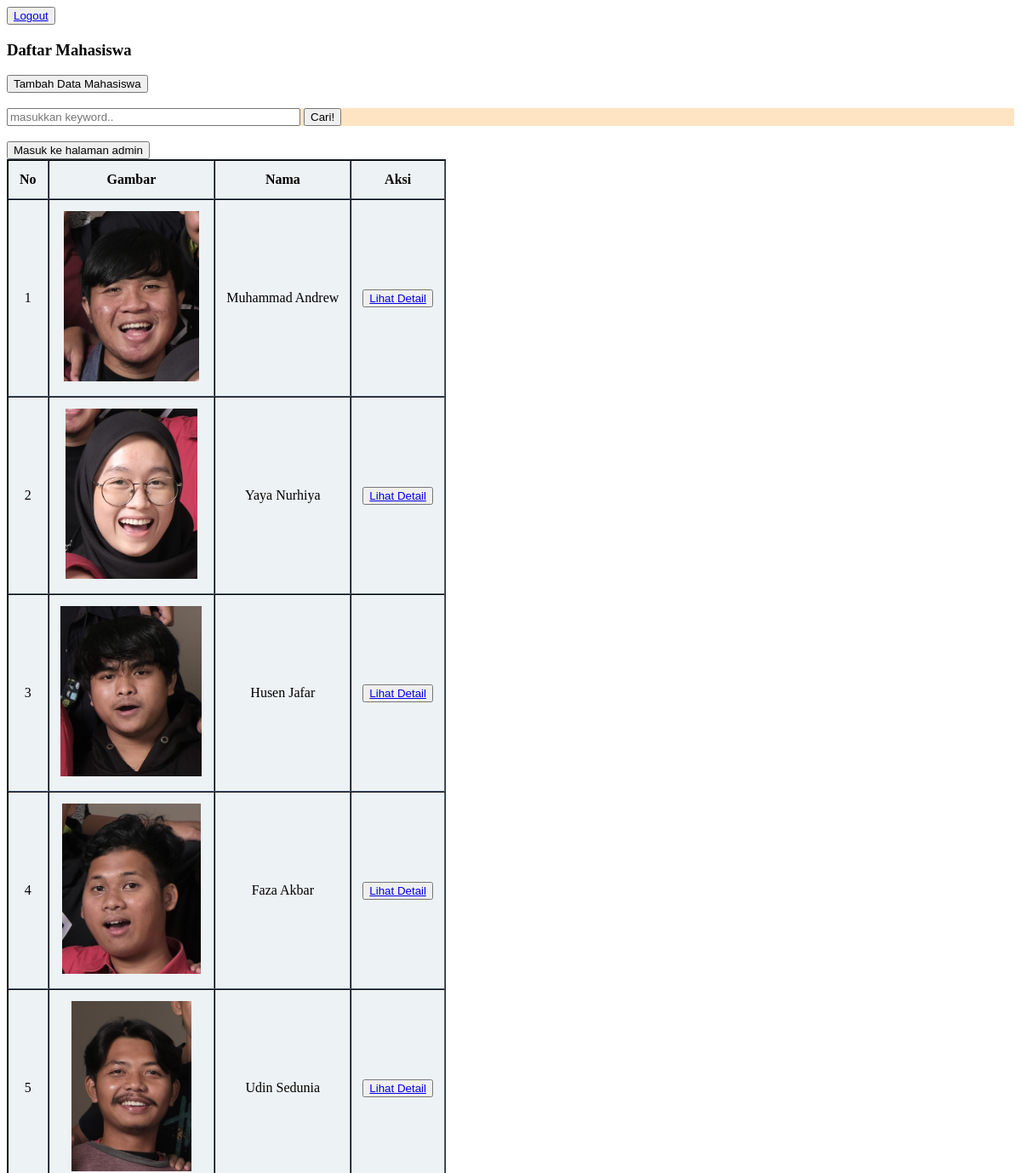
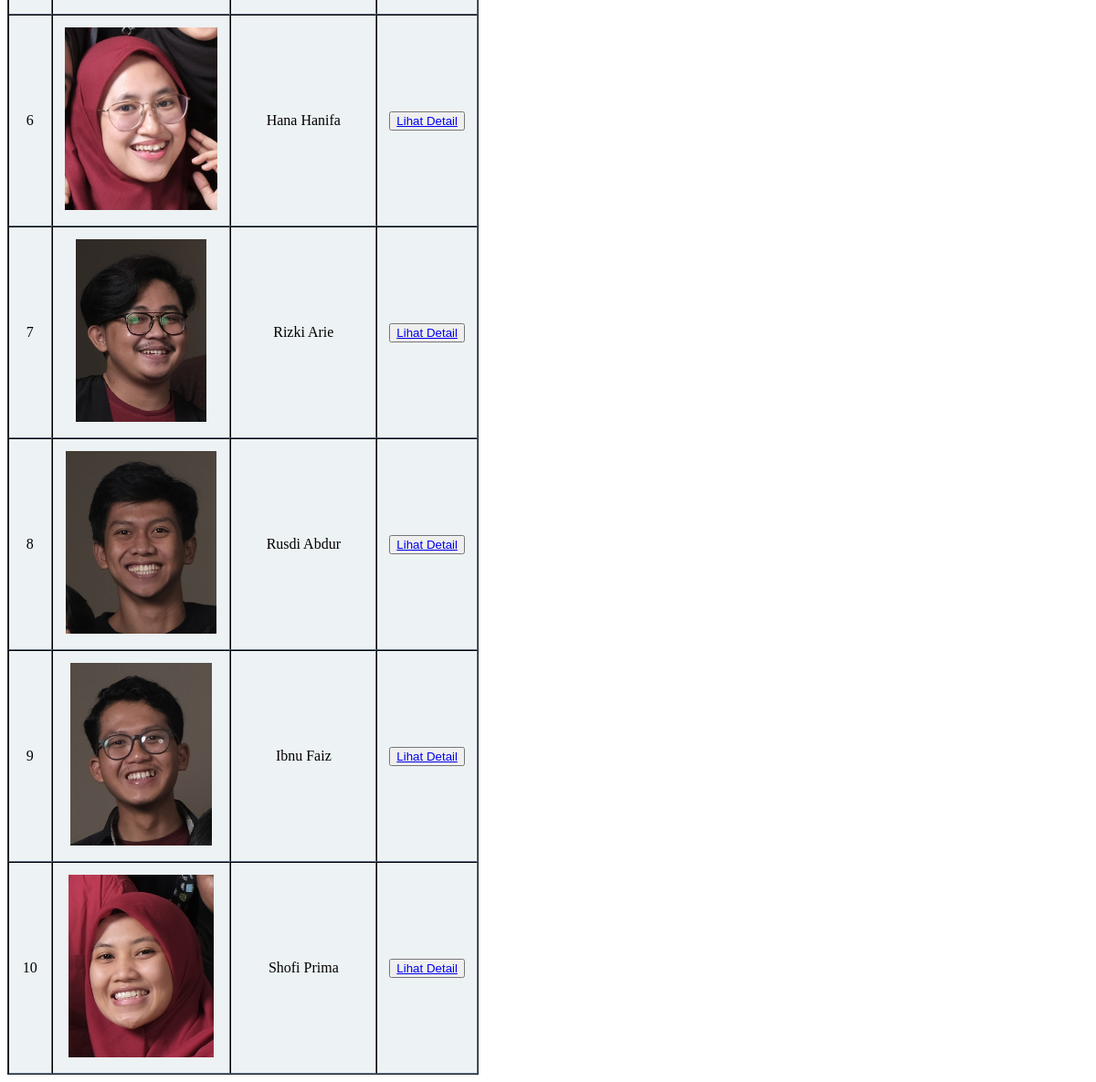
The page /index.php (signed in) on the database its author committed (2 pictures, top to bottom).
### tables this page shows
CREATE TABLE `mahasiswa` (
  `id` int(11) NOT NULL,
  `img` varchar(100) NOT NULL,
  `nrp` varchar(10) NOT NULL,
  `nama` varchar(100) NOT NULL,
  `email` varchar(100) NOT NULL,
  `jurusan` varchar(50) NOT NULL
);

### php/functions.php (called while the page is built, shortened)
<?php
function koneksi()
{
    return mysqli_connect("localhost", "root", "", "pw_tubes_203040159");
}
function query($query)
{
    $conn = koneksi();
    $result = mysqli_query($conn, $query);
    $rows = [];
    while ($row = mysqli_fetch_assoc($result)) {
        $rows[] = $row;
    }
    return $rows;
}

### index.php (the view, shortened to what this page needs)
<?php
require 'php/functions.php';
$mahasiswa = query("SELECT * FROM mahasiswa");
?>
<!DOCTYPE html>
<html lang="en">
<head>
  <link rel="stylesheet" href=" style.css">
</head>
<body>
  <button><a href="php/logout.php">Logout</a></button>
  <h3>Daftar Mahasiswa</h3>
  <button><a href="php/tambah.php" style="text-decoration: none; color: black;">Tambah Data Mahasiswa</a></button>
  <br>
  <br>
  <form action="" method="post">
    <input type="text" name="keyword" size="40" placeholder="masukkan keyword.." autocomplete="off" autofocus class="keyword">
    <button type="submit" name="cari" class="tombol-cari">Cari!</button>
  </form>
  <br>
  <div class="container">
  <button class="btn btn-info"><a href="php/login.php" style="text-decoration: none; color: black;">Masuk ke halaman admin</a></button>
    <table class="table bordered striped" border="1" cellpadding="13" cellspacing="0" style="background-color: #edf2f4;">
      <tr>
        <th>No</th>
        <th>Gambar</th>
        <th>Nama</th>
        <th>Aksi</th>
      </tr>
        <?php $i = 1;
        foreach ($mahasiswa as $mhs) : ?>
          <tr>
            <td><?=$i; ?></td>
            <td><img src="img/<?=$mhs["img"]; ?>" ></td>
            <td><?=$mhs["nama"]; ?></td>
            <td>
              <button><a href="php/detail.php?id=<?= $mhs['id']; ?>">Lihat Detail</a></button>
            </td>
          </tr>
          <?php $i++; ?>
        <?php endforeach; ?>
    </table>
  </div>
</body>
</html>

### style.css (style rules this page uses)
table { border: 1px solid #222831; }
table { background-color: #edf2f4 ; }
form { background-color: bisque; }
td, h2 { text-align: center; }
img { height: 200px; }

### rows shown on the page
mahasiswa: img (picture), nama "Muhammad Andrew"
mahasiswa: img (picture), nama "Yaya Nurhiya"
mahasiswa: img (picture), nama "Husen Jafar"
mahasiswa: img (picture), nama "Faza Akbar"
mahasiswa: img (picture), nama "Udin Sedunia"
mahasiswa: img (picture), nama "Hana Hanifa"
mahasiswa: img (picture), nama "Rizki Arie"
mahasiswa: img (picture), nama "Rusdi Abdur"
mahasiswa: img (picture), nama "Ibnu Faiz"
mahasiswa: img (picture), nama "Shofi Prima"
